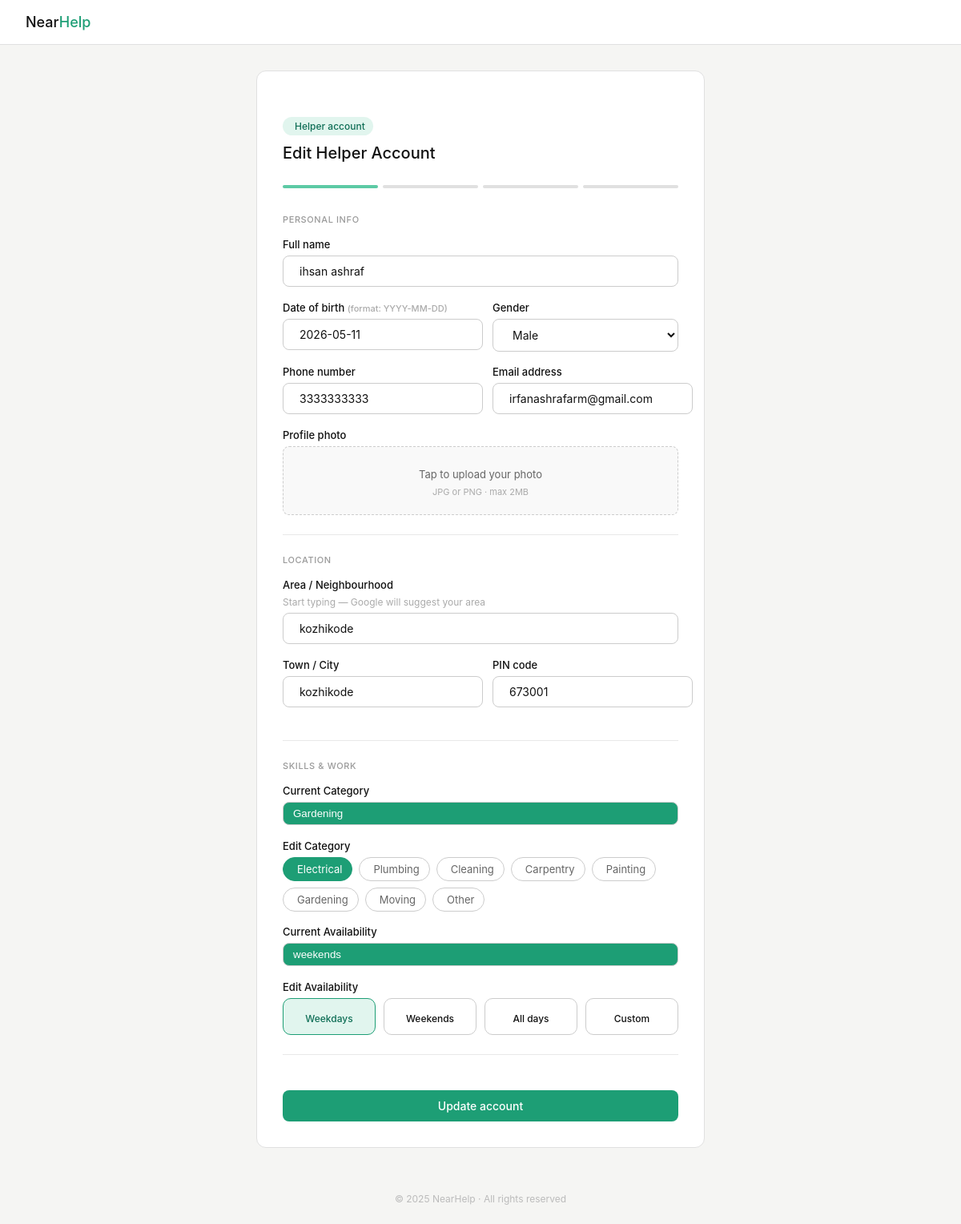
Page /Edit_helper_data_table/3/ on the earlier database version.
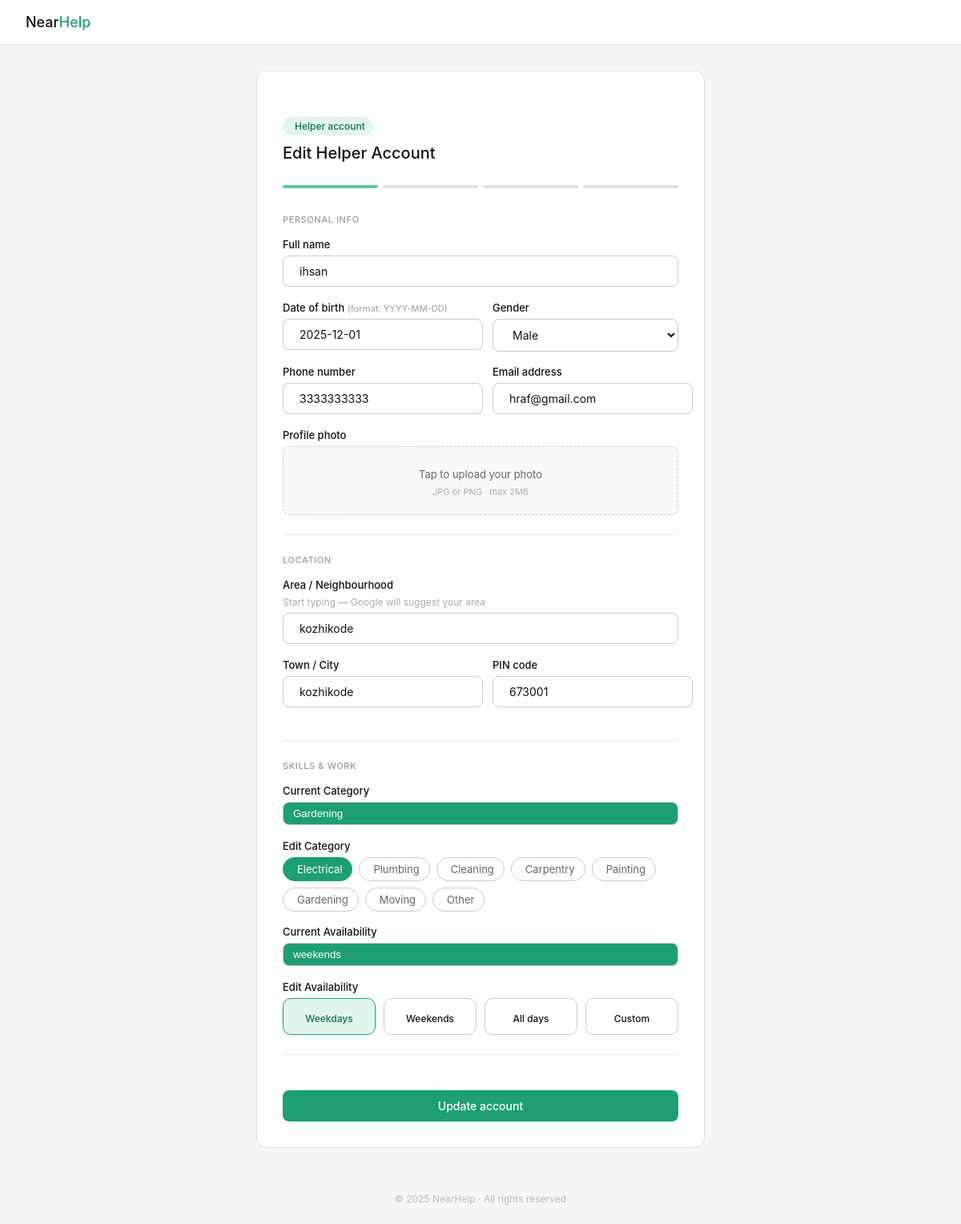
Same page on the later database version.
### projectnearhelpapp/models.py (models this page shows)
class Helper_details(models.Model):
        user = models.OneToOneField(settings.AUTH_USER_MODEL, on_delete=models.CASCADE , related_name='helper_details', null=True, blank=True)
        Fullname = models.CharField(max_length=50)
        Dob = models.DateField()
        Gender = models.CharField()
        Phone_number = models.CharField()
        Email = models.CharField()
        Photo = models.ImageField(upload_to="photos/" , blank=True, null=True)
        Area = models.CharField(max_length=100, null=True, blank=True)
        Town = models.CharField(max_length=100)
        Pin = models.IntegerField()
        Category = models.CharField()
        Availability = models.CharField()
        Password = models.CharField(max_length=128)

### projectnearhelpapp/views.py (the view)
# urls.py: path('Edit_helper_data_table/<int:pk>/',views.Edit_helper_data_table,name='Edit_helper_data_table'),
def Edit_helper_data_table(request, pk):
    selected_helper = Helper_details.objects.get(id=pk)
    return render(request,'admin_dashboard/edit_helper_data_admin.html',{'selected_helper':selected_helper})

### projectnearhelpapp/templates/admin_dashboard/edit_helper_data_admin.html (shortened to what the changed rows need)
<!DOCTYPE html>
<html lang="en">
    <head>
        {% load static %}
        <link rel="stylesheet"
            href="https://cdn.jsdelivr.net/npm/@tabler/icons-webfont@latest/dist/tabler-icons.min.css" />
        <link rel="stylesheet" href="{% static 'css/helper_signup_page.css' %}">
    </head>
    <body>
        <div class="page">
            <div class="form-wrap">
                <div class="form-head">
                    <h1>Edit Helper Account</h1>
                </div>
                <form
                    action="{% url 'Update_helper_data_table' selected_helper.id %}"
                    method="post"
                    enctype="multipart/form-data">
                    <div class="field">
                        <div class="input-wrap">
                            <input type="text" id="fullname" name="fullname"
                                value="{{ selected_helper.Fullname }}" />
                        </div>
                    </div>
                    <div class="two-col">
                        <div class="field">
                            <div class="input-wrap">
                                <input type="text" id="dob" name="dob" value="{{ selected_helper.Dob|date:'c'  }}"/>
                            </div>
                        </div>
                        <div class="field">
                            <div class="input-wrap">
                                <select id="gender" name="gender"
                                    value="{{ selected_helper.Gender }}">
                                    <option value="male">Male</option>
                                </select>
                            </div>
                        </div>
                    </div>
                    <div class="two-col">
                        <div class="field">
                            <div class="input-wrap">
                                <input type="text" id="phone" name="phone"
                                    maxlength="10" pattern="[0-9]{10}"
                                    value="{{ selected_helper.Phone_number }}" />
                            </div>
                        </div>
                        <div class="field">
                            <div class="input-wrap">
                                <input type="email" id="email" name="email"
                                    value="{{ selected_helper.Email }}" />
                            </div>
                        </div>
                    </div>
                    <div class="field">
                        <div class="input-wrap">
                            <input type="text" id="area" name="area"
                                value="{{ selected_helper.Area }}" />
                        </div>
                    </div>
                    <div class="two-col">
                        <div class="field">
                            <div class="input-wrap">
                                <input type="text" id="town" name="town"
                                    value="{{ selected_helper.Town }}" />
                            </div>
                        </div>
                        <div class="field">
                            <div class="input-wrap">
                                <input type="text" id="pin" name="pin"
                                    value="{{ selected_helper.Pin }}"
                                    maxlength="6" pattern="[0-9]{6}" />
                            </div>
                        </div>
                    </div>
                    <div class="field">
                        <div class="display_chip">
                            <input class="display_input" type="text"
                                value="{{ selected_helper.Category }}" readonly>
                        </div>
                    </div>
                    <div class="field">
                        <div class="display_chip">
                            <input class="display_input" type="text"
                                value="{{ selected_helper.Availability }}" readonly>
                        </div>
                    </div>
                </form>
            </div>
        </div>
    </body>
</html>

Differences in the rows shown:
changed Helper_details "Male": fullname "ihsan ashraf" → "ihsan"; dob "2026-05-11" → "2025-12-01"; email "irfanashrafarm@gmail.com" → "hraf@gmail.com"
